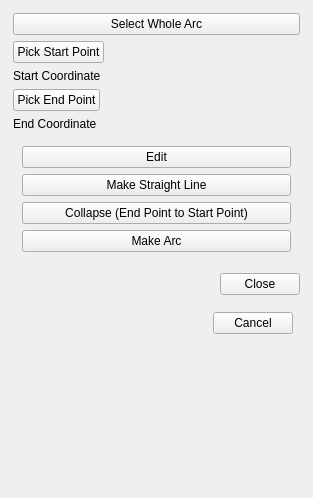
<?xml version="1.0" encoding="UTF-8"?>
<ui version="4.0">
 <class>qtArcWidgetPanel</class>
 <widget class="QWidget" name="qtArcWidgetPanel">
  <property name="geometry">
   <rect>
    <x>0</x>
    <y>0</y>
    <width>313</width>
    <height>498</height>
   </rect>
  </property>
  <property name="windowTitle">
   <string>Form</string>
  </property>
  <layout class="QVBoxLayout" name="verticalLayout_4">
   <item>
    <widget class="QWidget" name="SelectPointsWidget" native="true">
     <layout class="QVBoxLayout" name="verticalLayout_3">
      <property name="leftMargin">
       <number>2</number>
      </property>
      <property name="topMargin">
       <number>2</number>
      </property>
      <property name="rightMargin">
       <number>2</number>
      </property>
      <property name="bottomMargin">
       <number>2</number>
      </property>
      <item>
       <layout class="QFormLayout" name="formLayout">
        <property name="fieldGrowthPolicy">
         <enum>QFormLayout::AllNonFixedFieldsGrow</enum>
        </property>
        <item row="1" column="0">
         <widget class="QPushButton" name="StartPointButton">
          <property name="text">
           <string>Pick Start Point</string>
          </property>
          <property name="icon">
           <iconset resource="qtWidgetsIcons.qrc">
            <normaloff>:/icons/pqwidgets/edgepoint.png</normaloff>:/icons/pqwidgets/edgepoint.png</iconset>
          </property>
         </widget>
        </item>
        <item row="3" column="0">
         <widget class="QPushButton" name="EndPointButton">
          <property name="text">
           <string>Pick End Point</string>
          </property>
          <property name="icon">
           <iconset resource="qtWidgetsIcons.qrc">
            <normaloff>:/icons/pqwidgets/edgepoint.png</normaloff>:/icons/pqwidgets/edgepoint.png</iconset>
          </property>
         </widget>
        </item>
        <item row="0" column="0" colspan="2">
         <widget class="QPushButton" name="WholeArcButton">
          <property name="text">
           <string>Select Whole Arc</string>
          </property>
         </widget>
        </item>
        <item row="2" column="0" colspan="2">
         <widget class="QLabel" name="StartPointLabel">
          <property name="sizePolicy">
           <sizepolicy hsizetype="Preferred" vsizetype="Fixed">
            <horstretch>0</horstretch>
            <verstretch>0</verstretch>
           </sizepolicy>
          </property>
          <property name="text">
           <string>Start Coordinate</string>
          </property>
         </widget>
        </item>
        <item row="4" column="0" colspan="2">
         <widget class="QLabel" name="EndPointLabel">
          <property name="sizePolicy">
           <sizepolicy hsizetype="Preferred" vsizetype="Fixed">
            <horstretch>0</horstretch>
            <verstretch>0</verstretch>
           </sizepolicy>
          </property>
          <property name="text">
           <string>End Coordinate</string>
          </property>
         </widget>
        </item>
       </layout>
      </item>
      <item>
       <widget class="QWidget" name="OperationsWidget" native="true">
        <layout class="QVBoxLayout" name="verticalLayout">
         <item>
          <layout class="QGridLayout" name="CommonOperations">
           <item row="0" column="0" colspan="2">
            <widget class="QPushButton" name="EditButton">
             <property name="text">
              <string>Edit</string>
             </property>
             <property name="icon">
              <iconset resource="qtWidgetsIcons.qrc">
               <normaloff>:/icons/pqwidgets/contour.png</normaloff>:/icons/pqwidgets/contour.png</iconset>
             </property>
            </widget>
           </item>
           <item row="1" column="0" colspan="2">
            <widget class="QPushButton" name="ArcStraightenButton">
             <property name="text">
              <string>Make Straight Line</string>
             </property>
            </widget>
           </item>
          </layout>
         </item>
         <item>
          <widget class="QWidget" name="SubArcOpWidget" native="true">
           <layout class="QGridLayout" name="gridLayout">
            <property name="leftMargin">
             <number>0</number>
            </property>
            <property name="topMargin">
             <number>0</number>
            </property>
            <property name="rightMargin">
             <number>0</number>
            </property>
            <property name="bottomMargin">
             <number>0</number>
            </property>
            <item row="0" column="0">
             <layout class="QGridLayout" name="SubArcOperations">
              <item row="0" column="0">
               <widget class="QPushButton" name="ArcCollapseButton">
                <property name="text">
                 <string>Collapse (End Point to Start Point)</string>
                </property>
               </widget>
              </item>
              <item row="1" column="0">
               <widget class="QPushButton" name="MakeArcButton">
                <property name="text">
                 <string>Make Arc</string>
                </property>
               </widget>
              </item>
             </layout>
            </item>
           </layout>
          </widget>
         </item>
         <item>
          <widget class="QWidget" name="WholeArcOpWidget" native="true">
           <layout class="QGridLayout" name="gridLayout_3">
            <property name="leftMargin">
             <number>0</number>
            </property>
            <property name="topMargin">
             <number>0</number>
            </property>
            <property name="rightMargin">
             <number>0</number>
            </property>
            <property name="bottomMargin">
             <number>0</number>
            </property>
            <item row="0" column="0">
             <layout class="QGridLayout" name="WholeArcOperations"/>
            </item>
           </layout>
          </widget>
         </item>
        </layout>
       </widget>
      </item>
      <item>
       <widget class="QDialogButtonBox" name="PickButtonBox">
        <property name="standardButtons">
         <set>QDialogButtonBox::Close</set>
        </property>
       </widget>
      </item>
     </layout>
    </widget>
   </item>
   <item>
    <widget class="QWidget" name="ArcEditWidgtet" native="true">
     <layout class="QVBoxLayout" name="verticalLayout_2">
      <item>
       <layout class="QVBoxLayout" name="ContourLayout"/>
      </item>
      <item>
       <widget class="QDialogButtonBox" name="EditButtonBox">
        <property name="standardButtons">
         <set>QDialogButtonBox::Cancel</set>
        </property>
       </widget>
      </item>
     </layout>
    </widget>
   </item>
   <item>
    <spacer name="FinalSpacer">
     <property name="orientation">
      <enum>Qt::Vertical</enum>
     </property>
     <property name="sizeHint" stdset="0">
      <size>
       <width>20</width>
       <height>40</height>
      </size>
     </property>
    </spacer>
   </item>
  </layout>
 </widget>
 <resources>
  <include location="qtWidgetsIcons.qrc"/>
 </resources>
 <connections/>
</ui>
